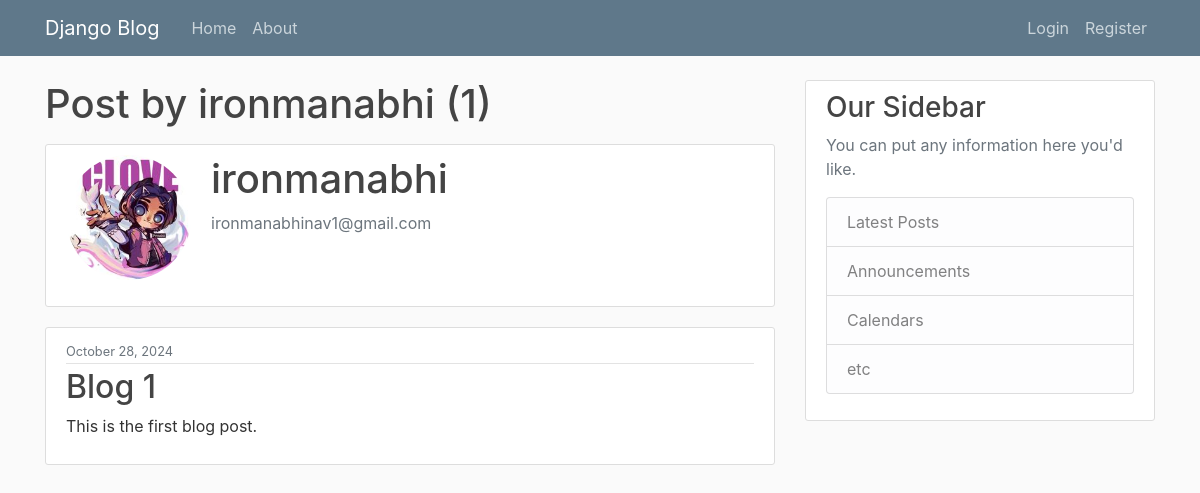
Before: /user/ironmanabhi with the older database file.
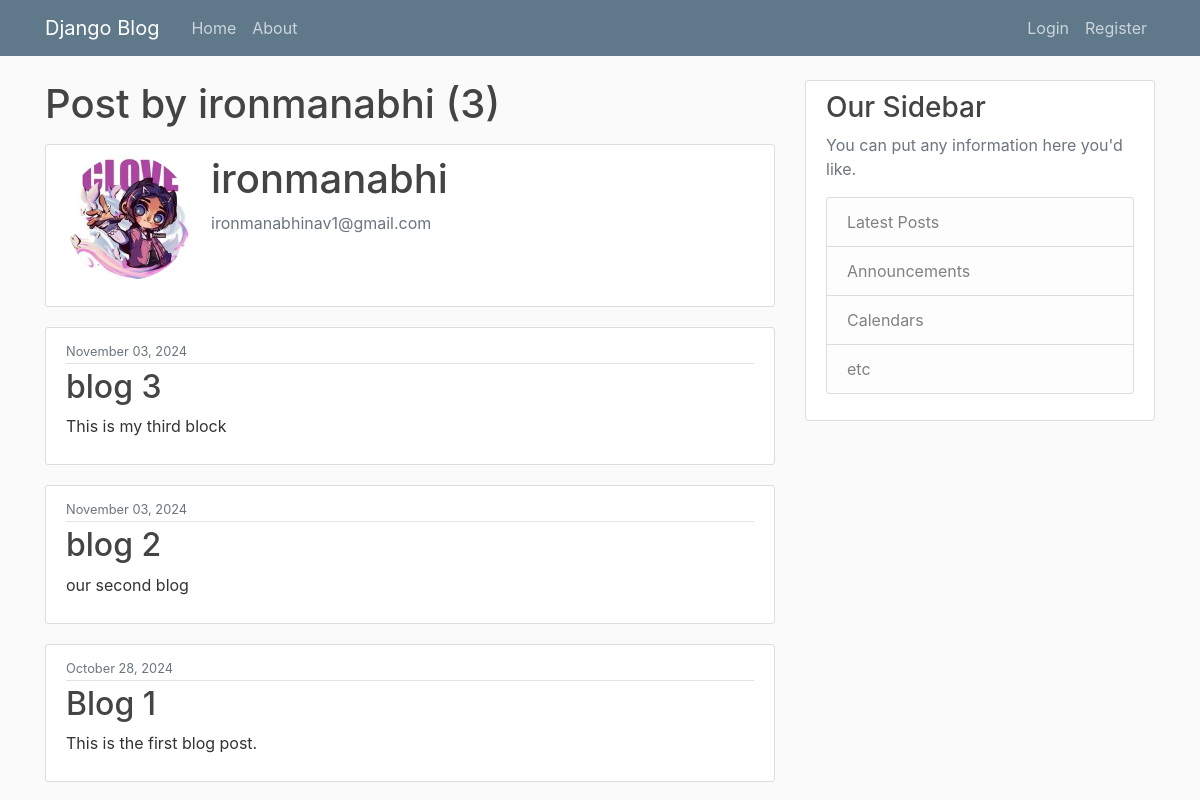
After: the same page with the newer database file.
### blog/models.py (models this page shows, shortened)
class Post(models.Model):
    title = models.CharField(max_length=100)
    content = models.TextField()
    date_posted = models.DateTimeField(default=timezone.now)
    author = models.ForeignKey(User, on_delete=models.CASCADE)
    edited = models.IntegerField(default=0)

### blog/views.py (the view)
# urls.py: path("user/<str:username>", UserPostListView.as_view(), name="user-posts"),
class UserPostListView(ListView):
    model = Post
    template_name = 'blog/user_posts.html'
    context_object_name = 'posts'
    paginate_by = 6
    def get_queryset(self):
        user = get_object_or_404(User, username=self.kwargs.get('username'))
        return Post.objects.filter(author=user).order_by('-date_posted')
    def get_context_data(self, **kwargs):
        context = super().get_context_data(**kwargs)
        context['viewed_user'] = get_object_or_404(User, username=self.kwargs.get('username'))
        return context

### blog/templates/blog/user_posts.html (shortened to what this page needs)
{% extends "blog/base.html" %} {% block content %}
<h1 class="mb-3">Post by {{ viewed_user.username }} ({{ page_obj.paginator.count }})</h1>
<div class="content-section">
    <div class="media">
      <img
        class="rounded-circle account-img"
        src="{{ viewed_user.profile.image.url }}"
      />
      <div class="media-body">
        <h2 class="account-heading">{{ viewed_user.username }}</h2>
        <p class="text-secondary">{{ viewed_user.email }}</p>
      </div>
    </div>
</div>
{% for post in posts %}
<article class="media content-section">
  <div class="media-body">
    <div class="article-metadata">
      <small class="text-muted">{{ post.date_posted|date:"F d, Y" }}</small>
    </div>
    <h2>
      <a class="article-title" href="{% url 'post-details' post.id %}">
        {{ post.title }}
      </a>
    </h2>
    <p class="article-content">{{ post.content }}</p>
  </div>
</article>
{% endfor %}
{% endblock content %}

Changed rows visible on the page:
added Post: date_posted "November 03, 2024", title "blog 3", content "This is my third block"
added Post: date_posted "November 03, 2024", title "blog 2", content "our second blog"
Other visible differences:
{{ page_obj.paginator.count }}: "1" → "3"
